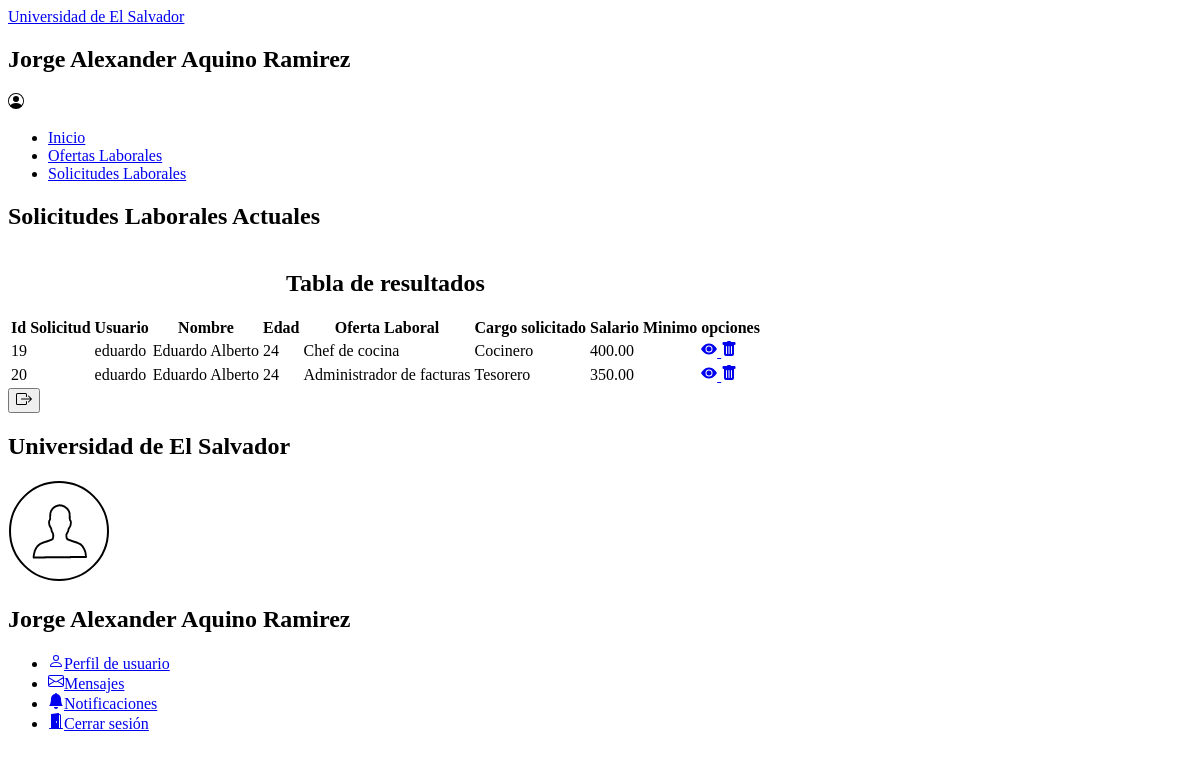
The page /inicio/all-solicitudeslaborales (signed in) on the database as committed earlier.
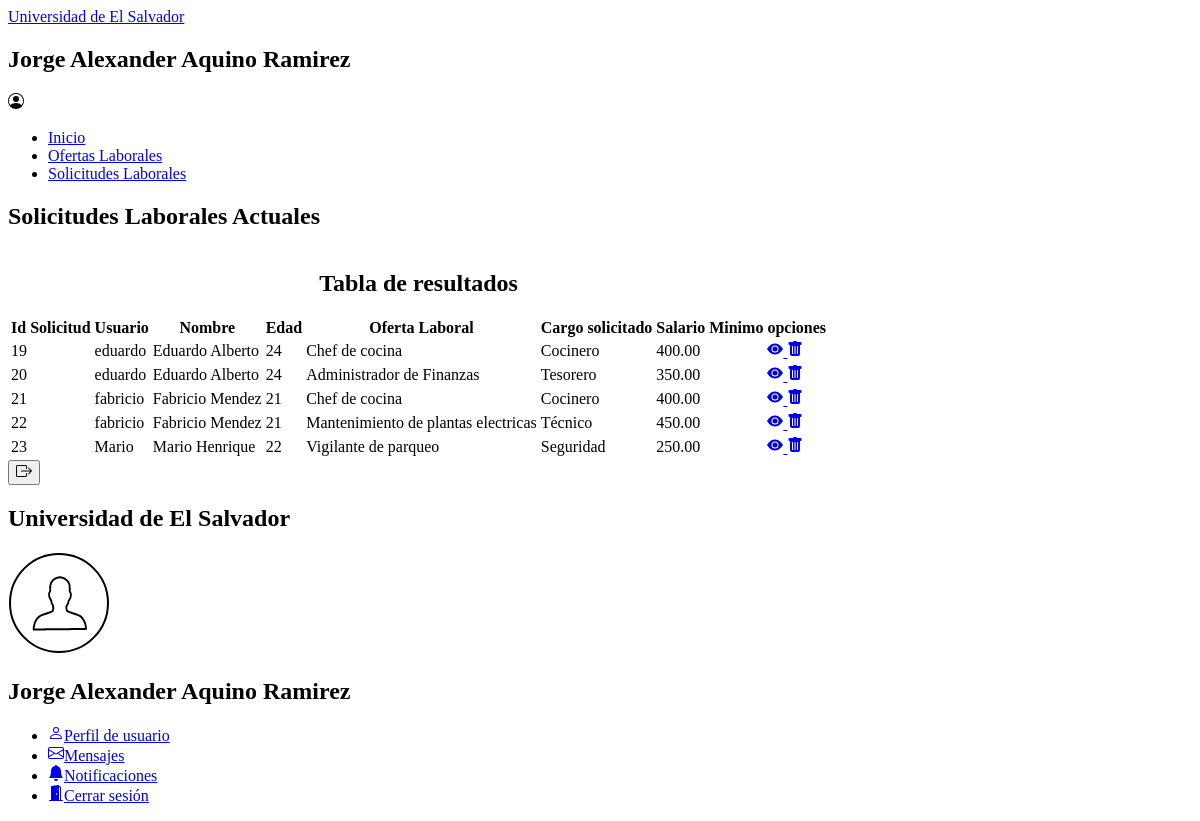
The same page on the database as committed later.
### apps/OfertasLaborales/models.py (models this page shows, shortened)
class SolicitudLaboral(models.Model):
    ofertalaboral = models.ForeignKey(OfertaLaboral, on_delete=models.CASCADE)
    user = models.ForeignKey(User, on_delete=models.CASCADE)

class Persona(models.Model):
    user = models.OneToOneField(User, on_delete=models.CASCADE)
    fecha_nacimiento = models.DateField(auto_now=False, auto_now_add=False, default=None, null=True)
    genero = models.CharField(max_length=50, default=None, null=True)
    edad = models.IntegerField(default=None, null=True)
    telefono = models.CharField(max_length=80, default=None, null=True)
    dui = models.CharField(max_length=80, default=None, null=True)
    direccion = models.CharField(max_length=200, default=None, null=True)

class OfertaLaboral(models.Model):
    area_de_trabajo = models.CharField(max_length=150, default=None, null=True)
    cargo_solicitado = models.CharField(max_length=150, default=None, null=True)
    vacantes = models.CharField(max_length=150, default=None, null=True)
    tipo_contratacion = models.CharField(max_length=150, default=None, null=True)
    nivel_experiencia = models.CharField(max_length=150, default=None, null=True)
    generos = models.CharField(max_length=150, default=None, null=True)
    edad_solicitada = models.CharField(max_length=150, default=None, null=True)
    salario_minimo = models.DecimalField(max_digits=10000,decimal_places=2,default=0.00, null=True)
    salario_maximo = models.DecimalField(max_digits=10000,decimal_places=2,default=0.00, null=True)
    descripcion = models.CharField(max_length=3000, default=None, null=True)
    categoria = models.ForeignKey(Categoria, on_delete=models.CASCADE)
    facultad = models.ForeignKey(Facultad, on_delete=models.CASCADE)
    sede = models.ForeignKey(Sede, on_delete=models.CASCADE)

### apps/Administracion/views.py (the view)
# urls.py: path('inicio/all-solicitudeslaborales', views.SolcitudesAll.as_view(), name='solicitudeslaborales_all'),
class SolcitudesAll(ObjetosAll):
    template_name = 'Administracion/solicitudeslaborales.html'
    model = SolicitudLaboral
    objeto = 'SolicitudLaboral'
    titulo = 'Listado de Solicitudes Laborales'

### apps/Administracion/views.py (called while the page is built)
    def get_context_data(self, **kwargs):
        context = super().get_context_data(**kwargs)
        context["objeto"] = self.objeto
        context["titulo"] = self.titulo
        return context

### templates/Administracion/solicitudeslaborales.html (shortened to what this page needs)
<!DOCTYPE html>
{% extends 'Administracion/administracion.html' %}
{% load compress %}
{% load static %}
{% block main-administracion %}
   <div class="main">
       <nav class="sub-navbar-admin">
           <h2>Solicitudes Laborales Actuales</h2>
       </nav>
        <main class="contenedor-form sub-main-admin">
            {% block contenedor-solicitudes %}
            <div class="contenedor-tabla">
                <table class="tabla-formularios">
                    <caption>
                        <h2>Tabla de resultados</h2>
                    </caption>
                    <thead>
                        <th>Id Solicitud</th>
                        <th>Usuario</th>
                        <th>Nombre</th>
                        <th>Edad</th>
                        <th>Oferta Laboral</th>
                        <th>Cargo solicitado</th>
                        <th>Salario Minimo</th>
                        <th>opciones</th>
                    </thead>
                    <tbody>
                        {% for field in object_list %}
                        <tr>
                            <td>{{field.id}}</td>
                            <td>{{field.user.username}}</td>
                            <td>{{field.user.first_name}}</td>
                            <td>{{field.user.persona.edad}}</td>
                            <td>{{field.ofertalaboral.area_de_trabajo}}</td>
                            <td>{{field.ofertalaboral.cargo_solicitado}}</td>
                            <td>{{field.ofertalaboral.salario_minimo}}</td>
                            <td>
                                <a class="btn-table btn-view-tb" href="{% url 'solicitudlaboral_view' field.id %}">
                                    <svg xmlns="http://www.w3.org/2000/svg" width="16" height="16" fill="currentColor" class="bi bi-eye-fill" viewBox="0 0 16 16">
                                        <path d="M10.5 8a2.5 2.5 0 1 1-5 0 2.5 2.5 0 0 1 5 0z"/>
                                        <path d="M0 8s3-5.5 8-5.5S16 8 16 8s-3 5.5-8 5.5S0 8 0 8zm8 3.5a3.5 3.5 0 1 0 0-7 3.5 3.5 0 0 0 0 7z"/>
                                    </svg>
                                </a>
                                <a class="btn-table btn-delete-tb" href="{% url 'solicitudlaboral_delete' field.id %}">
                                </a>
                            </td>
                        </tr>
                        {% endfor %}
                    </tbody>
                </table>
            </div>
            {% endblock contenedor-solicitudes %}
        </main>
   </div>
{% endblock main-administracion %}

### templates/Administracion/administracion.html (shortened to what this page needs)
<!DOCTYPE html>
{% extends 'base.html' %}
{% load compress %}
{% load static %}
{% block contenido %}
    <nav class="navegacion-admin">
        <ul>
            <li><a href="/">Inicio</a></li>
            <li><a href="{% url 'ofertaslaborales_all' %}">Ofertas Laborales</a></li>
            <li><a href="{% url 'solicitudeslaborales_all' %}">Solicitudes Laborales</a></li>
        </ul>
    </nav>
    <div class="contenedor-admin">
        {% block main-administracion %}{% endblock main-administracion %}
    </div>
{% endblock contenido %}

### templates/base.html (shortened to what this page needs)
<!DOCTYPE html>
{% load compress %}
{% load static %}
<html lang="es-mx">
<head>
    <link rel="stylesheet" href="https://cdn.jsdelivr.net/npm/bootstrap-icons@1.8.3/font/bootstrap-icons.css">
    {% compress css %}
    <link type="text/x-scss" rel="stylesheet" href="{% static 'css/styles.scss' %}">
    {% endcompress %}
</head>
<body>
    <header>
        <div class="caja-presentacion">
            <div class="logotema">
                <a href="{% url 'inicio' %}">Universidad de El Salvador</a>
            </div>
            <nav class="navbar">
                {% block items-navbar %}
                {% if not user.is_authenticated %}
                <ul>
                    <li><a href="{% url 'registrarse' %}">Registrarse</a></li>
                    <li><a href="{% url 'iniciarsesion' %}">Iniciar sesión</a></li>
                </ul>
                {% else %}
                <div class="caja-user">
                    {% if user.first_name == "" %}
                    <h2>{{user.username}}</h2>
                    {% else %}
                    <h2>{{user.first_name}} {{user.last_name}}</h2>
                    {% endif %}
                </div>
                {% endif %}
                {% endblock items-navbar %}
            </nav>
        </div>
    </header>
    <div class="caja-contenido">
        {% block contenido %}
        {% endblock contenido %}
        {% if user.is_authenticated %}
        <aside class="sidebar-principal" id='sidebar'>
            <button class="btn-sidebar" id="btn-sidebar">
            </button>
            <div class="sidebar-presentacion">
                <div>
                    <h2>Universidad de El Salvador</h2>
                </div>
                <img src="{% static 'img/user.png' %}" alt="foto de usuario">
                {% if user.first_name == "" %}
                <h2>{{user.username}}</h2>
                {% else %}
                <h2>{{user.first_name}} {{user.last_name}}</h2>
                {% endif %}
            </div>
            <nav class="sidebar">
                <ul class="sidebar-items">
                    <li>
                        {% if user.is_staff %}
                        <a href="{% url 'perfil-admin' user.id %}">
                        {% else %}
                        <a href="{% url 'perfil-usuario' user.id %}">
                        {% endif %}
                      Perfil de usuario</a>
                    </li>
                    <li>
                        <a href="/">Mensajes</a>
                    </li>
                    <li>
                        <a href="/"><svg xmlns="http://www.w3.org/2000/svg" width="16" height="16" fill="currentColor" class="bi bi-bell-fill" viewBox="0 0 16 16">
                        <path d="M8 16a2 2 0 0 0 2-2H6a2 2 0 0 0 2 2zm.995-14.901a1 1 0 1 0-1.99 0A5.002 5.002 0 0 0 3 6c0 1.098-.5 6-2 7h14c-1.5-1-2-5.902-2-7 0-2.42-1.72-4.44-4.005-4.901z"/>
                      </svg>Notificaciones</a>
                    </li>
                    <li>
                        <a href="{% url 'cerrarsesion' %}">Cerrar sesión</a>
                    </li>
                </ul>
            </nav>
        </aside>
        {% endif %}
    </div>
</body>
</html>

Rows that differ between the two databases and show on the page:
changed through a linked row, SolicitudLaboral "Tesorero": ofertalaboral.area_de_trabajo "Administrador de facturas" → "Administrador de Finanzas"
added SolicitudLaboral: id "21", user.username "fabricio", user.first_name "Fabricio Mendez", user.persona.edad "21", ofertalaboral.area_de_trabajo "Chef de cocina", ofertalaboral.cargo_solicitado "Cocinero", ofertalaboral.salario_minimo "400.00"
added SolicitudLaboral: id "22", user.username "fabricio", user.first_name "Fabricio Mendez", user.persona.edad "21", ofertalaboral.area_de_trabajo "Mantenimiento de plantas electricas", ofertalaboral.cargo_solicitado "Técnico", ofertalaboral.salario_minimo "450.00"
added SolicitudLaboral: id "23", user.username "Mario", user.first_name "Mario Henrique", user.persona.edad "22", ofertalaboral.area_de_trabajo "Vigilante de parqueo", ofertalaboral.cargo_solicitado "Seguridad", ofertalaboral.salario_minimo "250.00"
